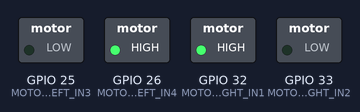
The sketch below on a simulated ESP32. Parts: switched loads named in the sketch (green lamp = pin HIGH).

Above: at 0.1 s.
Timing chart, 0 to 1.6 s (numbered marks = the images above):
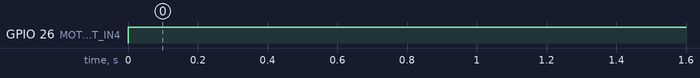

Measured:
- by itself, GPIO 26 (MOTOR_LEFT_IN4): LOW → HIGH at 0.00 s

The sketch:

test_motors.ino
```cpp
// Motors
#define MOTOR_RIGHT_IN1 32
#define MOTOR_RIGHT_IN2 33
#define MOTOR_LEFT_IN3 25
#define MOTOR_LEFT_IN4 26

void setup() {
  Serial.begin(115200);

  pinMode(MOTOR_RIGHT_IN1,OUTPUT);
  pinMode(MOTOR_RIGHT_IN2,OUTPUT);
  pinMode(MOTOR_LEFT_IN3,OUTPUT);
  pinMode(MOTOR_LEFT_IN4,OUTPUT);
}

void loop() {
  // put your main code here, to run repeatedly:

  digitalWrite(MOTOR_RIGHT_IN1,HIGH);
  digitalWrite(MOTOR_RIGHT_IN2,LOW);

  digitalWrite(MOTOR_LEFT_IN3,LOW);
  digitalWrite(MOTOR_LEFT_IN4,HIGH);
}
```
